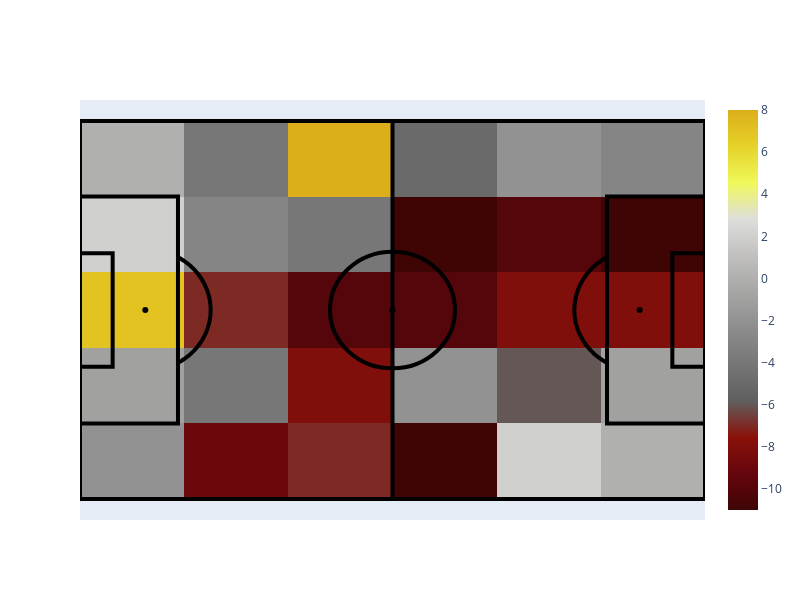

The notebook cell saved with this chart:
### Code cell
from plotly_football_pitch import make_pitch_figure, PitchDimensions, add_heatmap


dimensions = PitchDimensions()
fig = make_pitch_figure(dimensions)

# define number of grid squares for heatmap data
width_grid = 12
length_grid = 15

data = pass_diff_matrix

fig = add_heatmap(fig, data, colorscale = 'oxy')
fig.update_yaxes(autorange="reversed")

fig.show()
